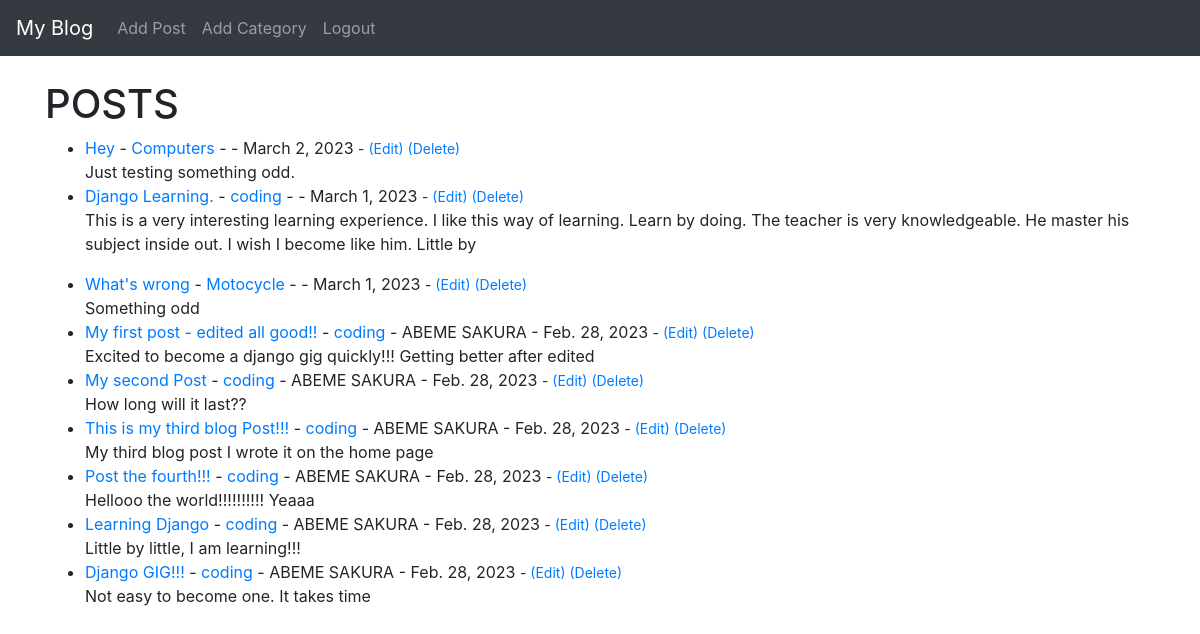
The page / (signed in) on the database its author committed.
### sakurablog/models.py (models this page shows, shortened)
class Post(models.Model):
    title = models.CharField(max_length=255)
    title_tag = models.CharField(max_length=255)
    author = models.ForeignKey(User,on_delete=models.CASCADE)
    body = models.TextField()
    post_date = models.DateField(auto_now_add=True)
    category = models.CharField(max_length=255, default='coding')

### sakurablog/views.py (the view)
# urls.py: path('',HomeView.as_view(),name="home"),
class HomeView(ListView):
    model = Post
    template_name = 'home.html'
    ordering = ['-post_date']

### sakurablog/templates/home.html
  {% extends 'base.html' %}
  {% block content %}
<h1>POSTS</h1>
<ul>
{% for post in object_list %}
<li><a href="{% url 'article-detail' post.pk %}">{{ post.title}}</a> - <a href="{% url 'category' post.category %}">{{ post.category}}</a> - {{post.author.first_name}} {{ post.author.last_name}} - {{ post.post_date }} <small>
	{% if user.is_authenticated %}
		- <a href="{% url 'update_post' post.pk %}">(Edit)</a> <a href="{% url 'delete_post' post.pk %}">(Delete)</a>
	{% endif %}
	</small><br/>
  {{ post.body|slice:":200"|safe }}</li>
{% endfor %}
</ul>
  {% endblock %}

### rows shown on the page
Post: title "Hey", category "Computers", post_date "March 2, 2023", body "Just testing something odd."
Post: title "Django Learning.", category "coding", post_date "March 1, 2023", body "This is a very interesting learning experience. I like this way of learning. Learn by doing. The teacher is very knowledgeable. He master his subject inside out. I wish I become like him. Little by"
Post: title "What's wrong", category "Motocycle", post_date "March 1, 2023", body "Something odd"
Post: title "My first post - edited all good!!", category "coding", author.first_name "ABEME", author.last_name "SAKURA", post_date "Feb. 28, 2023", body "Excited to become a django gig quickly!!! Getting better after edited"
Post: title "My second Post", category "coding", author.first_name "ABEME", author.last_name "SAKURA", post_date "Feb. 28, 2023", body "How long will it last??"
Post: title "This is my third blog Post!!!", category "coding", author.first_name "ABEME", author.last_name "SAKURA", post_date "Feb. 28, 2023", body "My third blog post I wrote it on the home page"
Post: title "Post the fourth!!!", category "coding", author.first_name "ABEME", author.last_name "SAKURA", post_date "Feb. 28, 2023", body "Hellooo the world!!!!!!!!!! Yeaaa"
Post: title "Learning Django", category "coding", author.first_name "ABEME", author.last_name "SAKURA", post_date "Feb. 28, 2023", body "Little by little, I am learning!!!"
Post: title "Django GIG!!!", category "coding", author.first_name "ABEME", author.last_name "SAKURA", post_date "Feb. 28, 2023", body "Not easy to become one. It takes time"
